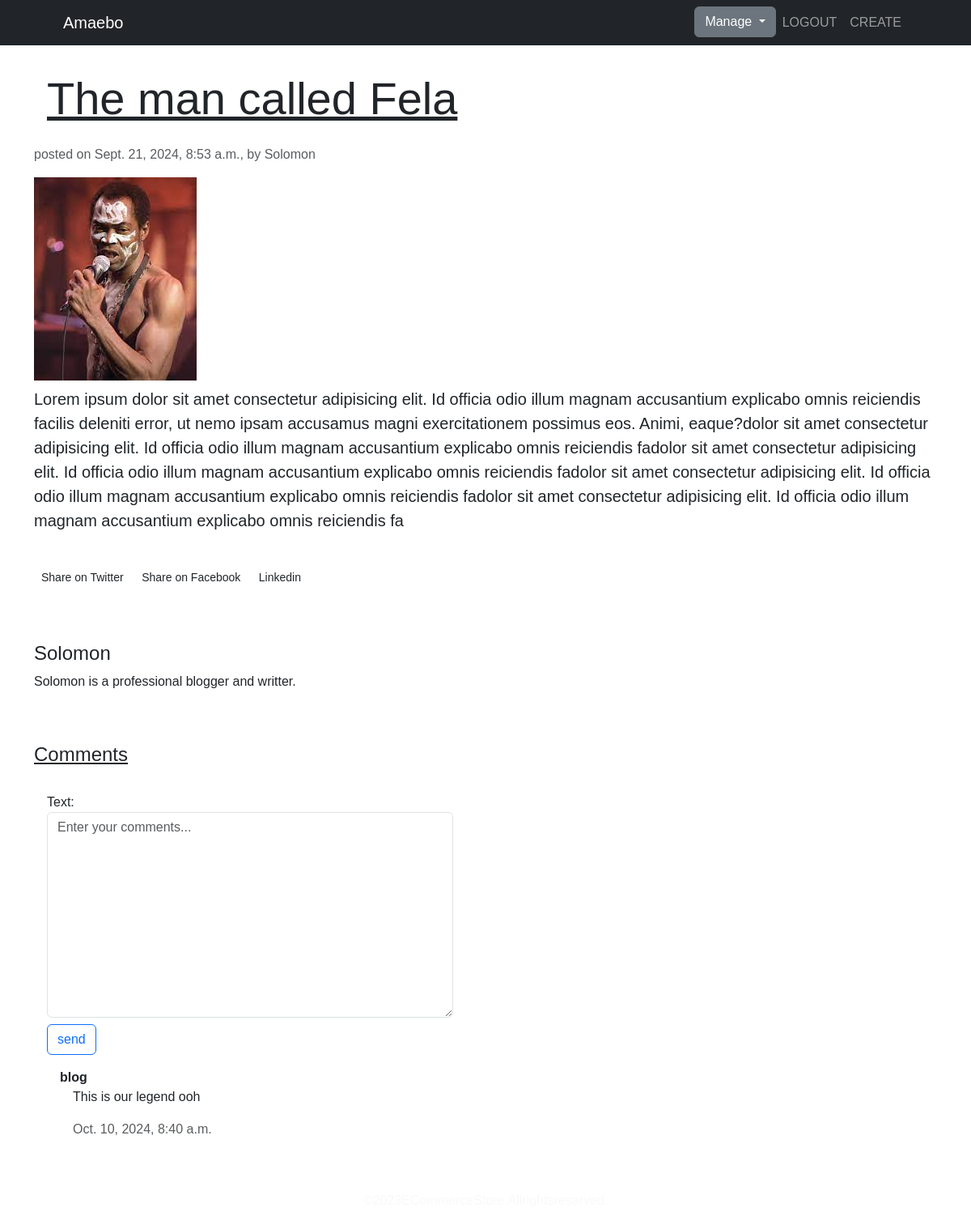
/detail/6/ (signed in), run on the app's committed database.
### posts/models.py (models this page shows, shortened)
class Post(models.Model):
    title = models.CharField(max_length=150)
    body = models.TextField()
    image = models.ImageField(upload_to='post_images/', null=True, blank=True)
    created = models.DateTimeField(auto_now_add=True)
    updated = models.DateTimeField(auto_now=True)
    publish = models.BooleanField(default=True)
    author = models.ForeignKey(User, on_delete=models.CASCADE)

class Comment(models.Model):
    post = models.ForeignKey(Post, on_delete=models.CASCADE)
    text = models.TextField()
    created = models.DateTimeField(auto_now_add=True)
    updated = models.DateTimeField(auto_now=True)
    author = models.ForeignKey(User, on_delete=models.CASCADE)

### posts/views.py (the view)
# urls.py: path('detail/<int:pk>/', detail, name='detail'),
@login_required
def detail(request, pk):
    post = Post.objects.get(pk=pk)
    comments = Comment.objects.filter(post=post)
    if request.method == 'POST':
        form = CreateCommentForm(request.POST)
        if form.is_valid():
            var = form.save(commit=False)
            var.author = request.user
            var.post = post
            var.save()
            context = {'post':post, 'comments':comments, 'form':form}
            return redirect('detail', pk=pk)
    else:
        form = CreateCommentForm()
        context = {'post':post, 'comments':comments, 'form':form}
        return render(request, 'posts/detail.html', context)

### posts/forms.py
class CreateCommentForm(forms.ModelForm):
    text = forms.CharField(widget=forms.Textarea(attrs={'class':'form-control', 'placeholder':'Enter your comments...'}))
    class Meta:
        model = Comment
        fields = ['text']

### templates/posts/detail.html (shortened to what this page needs)
{% extends 'base.html' %}
{% block content %}
<section>
    <div class="container">
        <div class="row">
            <div class="col-md-12">
                <h1 class="display-4 p-3 mt-3" style="text-decoration: underline;">{{post.title}}</h1>
                <p class="text-muted">posted on {{post.created}}, by {{post.author.username}}</p>
                {% if post.image %}
                <img src="{{post.image.url}}" alt="">
                {% endif %}
                <p class="lead mt-2">{{post.body}}</p>
        </div>
        <div class="row">
            <div class="col-md-6">
                <span class="badge badge-primary">Technology</span>
                <span class="badge badge-secondary">Innovation</span>
                <span class="badge badge-success">Design</span>
            </div>
            <div class="social-share mb-5">
                <a href="" class="btn btn-sm">Share on Twitter</a>
                <a href="" class="btn btn-sm">Share on Facebook</a>
                <a href="" class="btn btn-sm">Linkedin</a>
            </div>
            <div class="author-box mb-5">
                <h4 class="mt-3">{{post.author.username}}</h4>
                <p>{{post.author.username}} is a professional blogger and writter.</p>
            </div>
        </div>
        <div class="row">
            <div class="col-md-6">
                <div class="comments">
                    <h4 class="mb-3" style="text-decoration: underline;">Comments</h4>
                    <div class="p-3">
                        <form action="" method="POST">
                            {{form}}
                            <button type="submit" class="mt-2 btn btn-outline-primary">send</button>
                        </form>
                        <div class="p-3">
                            {% for comment in comments %}
                            <strong>{{comment.author.username}}</strong>
                            <p class="mx-3">{{comment.text}}</p>
                            <p class="text-muted mx-3">{{comment.created}}</p>
                            {% endfor %}
                        </div>
                    </div>
                </div>
            </div>
        </div>
    </div>
</section>
{% endblock %}

### templates/base.html (style rules this page uses)
body { font-family: Arial, sans-serif; }

### data on the page
Post: title "The man called Fela", created "Sept. 21, 2024, 8:53 a.m.", author.username "Solomon", image (picture), body "Lorem ipsum dolor sit amet consectetur adipisicing elit. Id officia odio illum magnam accusantium explicabo omnis reiciendis facilis deleniti error, ut nemo ipsam accusamus magni exercitationem possimus eos. Animi, eaque?dolor sit amet consectetur adipisicing elit. Id officia odio illum magnam accusantium explicabo omnis reiciendis fadolor sit amet consectetur adipisicing elit. Id officia odio illum magnam accusantium explicabo omnis reiciendis fadolor sit amet consectetur adipisicing elit. Id officia odio illum magnam accusantium explicabo omnis reiciendis fadolor sit amet consectetur adipisicing elit. Id officia odio illum magnam accusantium explicabo omnis reiciendis fa"
Comment: author.username "blog", text "This is our legend ooh", created "Oct. 10, 2024, 8:40 a.m."
